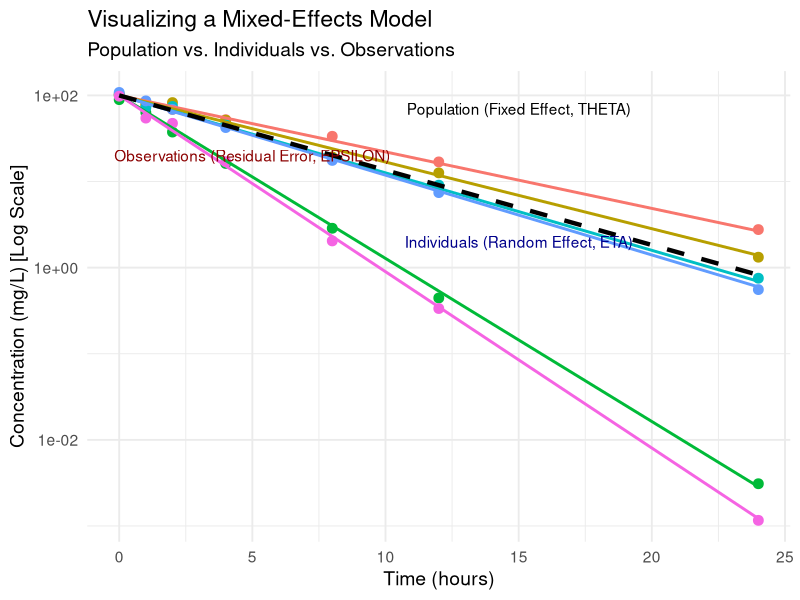

The R script that drew this image:
## ---- chunk 1
# This chunk sets up the libraries we'll need for the plots.
knitr::opts_chunk$set(echo = FALSE, message = FALSE, warning = FALSE, fig.align = 'center')
library(ggplot2)
library(deSolve)
library(DiagrammeR)
## ---- chunk 2
# --- Code for Variability Plot ---
# Population parameters
typical_c0 <- 100 # THETA(1)
typical_ke <- 0.2  # THETA(2)
omega_ke <- 0.25   # Variance (omega^2) for ke
sigma <- 0.1       # SD (sigma) for residual error

# Simulate data
set.seed(123)
n_subjects <- 6
subjects <- 1:n_subjects
times <- c(0, 1, 2, 4, 8, 12, 24)

# Create random effects (ETAs) for each subject
etas <- rnorm(n_subjects, mean = 0, sd = sqrt(omega_ke))

# Create a data frame to hold all data
sim_data <- data.frame()

# Loop through each subject
for (i in subjects) {
  # Calculate individual parameter
  individual_ke <- typical_ke * exp(etas[i])
  
  # Generate predicted concentrations for this individual
  pred_conc <- typical_c0 * exp(-individual_ke * times)
  
  # Add residual error (EPSILONs) to get final observations
  # Y = C_pred + C_pred * EPSILON
  obs_conc <- pred_conc + pred_conc * rnorm(length(times), mean = 0, sd = sigma)
  
  # Add to our data frame
  sim_data <- rbind(sim_data, data.frame(
    Time = times,
    Pred_Conc = pred_conc,
    Obs_Conc = obs_conc,
    Subject = as.factor(i)
  ))
}

# Create a data frame for the population ("fixed effect") line
pop_data <- data.frame(
  Time = seq(0, 24, by = 0.1),
  Concentration = typical_c0 * exp(-typical_ke * seq(0, 24, by = 0.1)),
  Subject = "Population"
)

# Plot!
ggplot(sim_data, aes(x = Time, y = Obs_Conc, group = Subject)) +
  # Plot the "Observations" (points)
  geom_point(aes(color = Subject), size = 3) +
  # Plot the "Individual Subject" lines (random effects)
  geom_line(aes(y = Pred_Conc, color = Subject), linewidth = 1) +
  # Plot the "Population" line (fixed effect)
  geom_line(data = pop_data, aes(y = Concentration), color = "black", linewidth = 1.5, linetype = "dashed") +
  scale_y_log10() +
  labs(title = "Visualizing a Mixed-Effects Model",
       subtitle = "Population vs. Individuals vs. Observations",
       x = "Time (hours)",
       y = "Concentration (mg/L) [Log Scale]") +
  annotate("text", x = 15, y = 70, label = "Population (Fixed Effect, THETA)", color = "black") +
  annotate("text", x = 15, y = 2, label = "Individuals (Random Effect, ETA)", color = "blue4") +
  annotate("text", x = 5, y = 20, label = "Observations (Residual Error, EPSILON)", color = "red4") +
  theme_minimal(base_size = 14) +
  theme(legend.position = "none")
